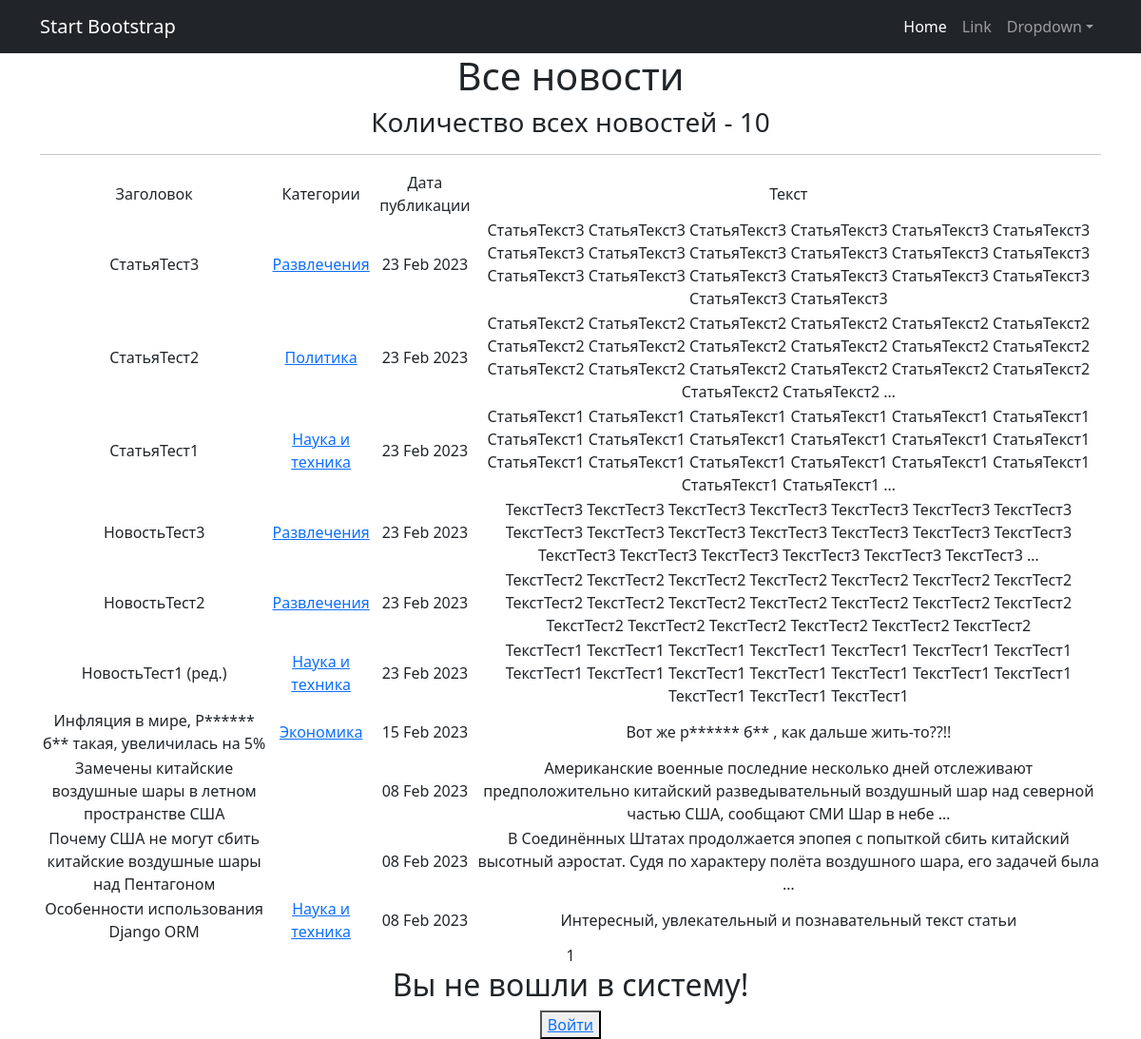
Before: /news/ with the older database file.
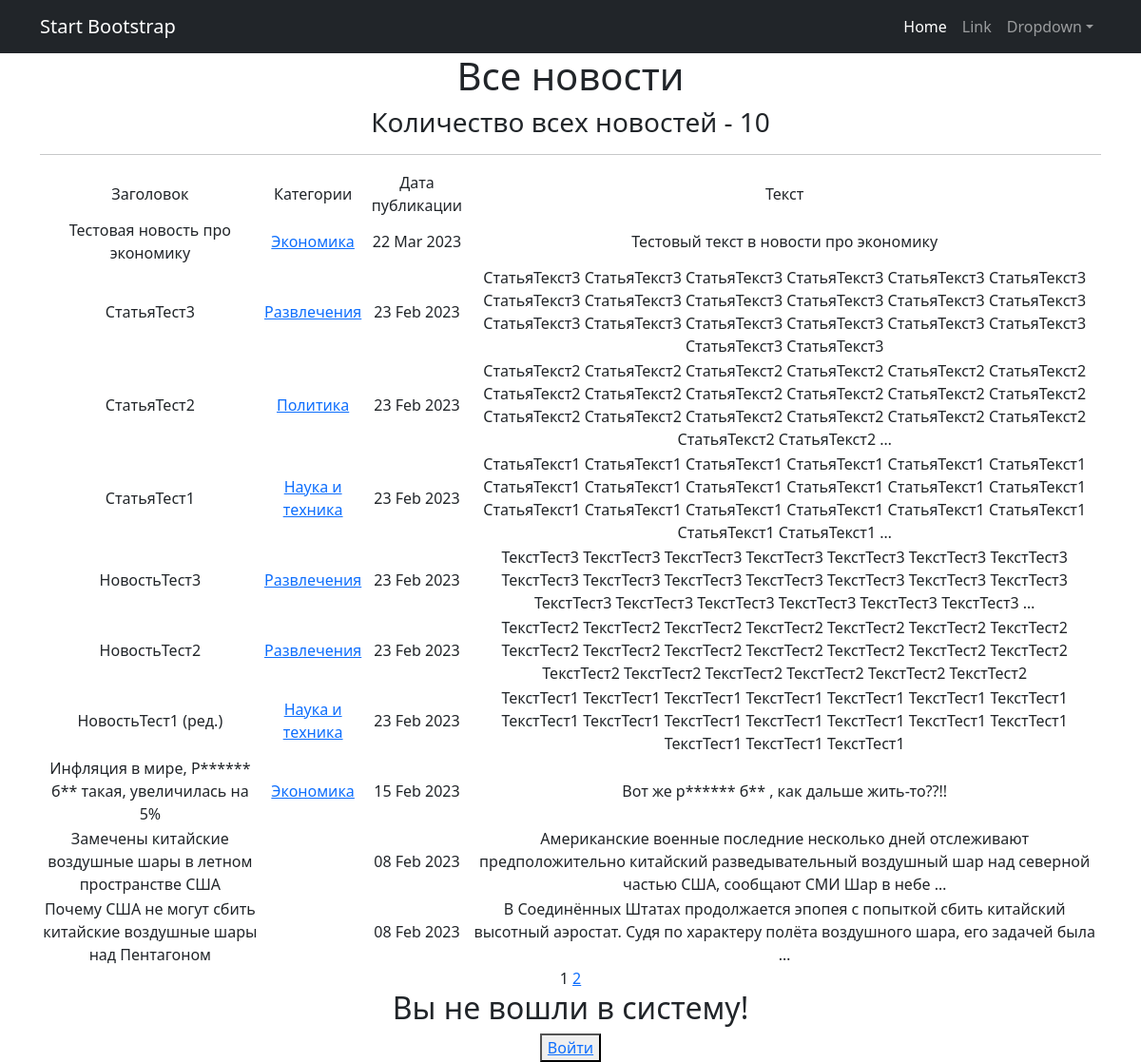
After: the same page with the newer database file.
### news/models.py (models this page shows, shortened)
class Post(models.Model):
    TYPES = [
        ('P', 'Статья'),  # P for "post"
        ('N', 'Новость')   # N for "news"
    ]
    author = models.ForeignKey(Author, on_delete=models.CASCADE)
    post_type = models.CharField(max_length=1, choices=TYPES, default='P')
    creation_time = models.DateTimeField(auto_now_add=True)
    categories = models.ManyToManyField('Category', through='PostCategory')
    title = models.CharField(max_length=255, blank=False)
    text = models.TextField(blank=False)
    post_rating = models.FloatField(default=0.0)

class Category(models.Model):
    news_category = models.CharField(max_length=100, unique=True)
    subscribers = models.ManyToManyField(User, related_name='categories')
    def __str__(self):
        return self.news_category

### news/views.py (the view)
# urls.py: path('', NewsList.as_view(), name='news_list'),
class NewsList(ListView):
    model = Post
    ordering = '-creation_time'
    template_name = 'news_list.html'
    context_object_name = 'news_list'
    paginate_by = 10
    def get_context_data(self, **kwargs):
        context = super().get_context_data(**kwargs)
        context['is_not_author'] = not self.request.user.groups.filter(name='authors').exists()
        return context

### news/templatetags/custom_filters.py (called while the page is built)
@register.filter()
def length(list):
    return len(list)

@register.filter()
def censor(value):
    bad_words = ('редиска', 'бля')
    if not isinstance(value, str):
        raise TypeError(f"unresolved type '{type(value)}' expected  type 'str'")
    for word in value.split():
        if word.lower() in bad_words:
            value = value.replace(word, f"{word[0]}{'*' * (len(word) - 1)}")
    return value

### news/templatetags/test.py (called while the page is built)
def censor(value):
    bad_words = ('редиска', 'бля')
    if not isinstance(value, str):
        raise TypeError(f"unresolved type '{type(value)}' expected  type 'str'")
    for word in value.split():
        if word.lower() in bad_words:
            value = value.replace(word, f"{word[0]}{'*' * (len(word) - 1)}")

### templates/news_list.html (shortened to what this page needs)
{% extends 'flatpages/default.html' %}
{% load custom_filters %}
{% block content %}
    <h1>Все новости</h1>
    <h3> Количество всех новостей - {{ news_list|length }}</h3>
    <hr>
    {% if news_list %}
        <table>
            <tr>
                <td>Заголовок</td>
                <td>Категории</td>
                <td>Дата публикации</td>
                <td>Текст</td>
            </tr>
            {% for news_detail in news_list %}
            <tr>
                <td>{{ news_detail.title|censor }}</td>
                <td>
                    {% for category in news_detail.categories.all %}
                        <a href="{% url 'category_list' category.id %}">{{ category }}</a>
                    {% endfor %}
                </td>
                <td>{{ news_detail.creation_time|date:'d M Y' }}</td>
                <td>{{ news_detail.text|truncatewords:20|censor }}</td>
            </tr>
            {% endfor %}
        </table>
    {% else %}
        <h2>Новостей нет!</h2>
    {% endif %}
   {{ page_obj.number }}
   {% if page_obj.has_next %}
       <a href="?page={{ page_obj.next_page_number }}">{{ page_obj.next_page_number }}</a>
   {% endif %}
{% if request.user.is_authenticated %}
    <h2>Страница авторизованного пользователя {{request.user.username}}</h2>
    <button> <a href="{% url 'account_logout' %}">Выйти</a> </button>
    {% if is_not_author %}
    <button> <a href="upgrade/"> Хочу стать автором!</a> </button>
    {% endif %}
{% else %}
    <h2>Вы не вошли в систему!</h2>
    <button> <a href="{% url 'account_login' %}">Войти</a> </button>
{% endif %}
{% endblock content %}

Changed rows visible on the page:
no longer on this page (row unchanged): Post: title|censor "Особенности использования Django ORM", creation_time "08 Feb 2023", text|censor "Интересный, увлекательный и познавательный текст статьи", Category (news_category "Наука и техника")
added Post: title|censor "Тестовая новость про экономику", creation_time "22 Mar 2023", text|censor "Тестовый текст в новости про экономику", Category (news_category "Экономика")
Other visible differences:
{{ page_obj.next_page_number }}: (not shown) → "2"
